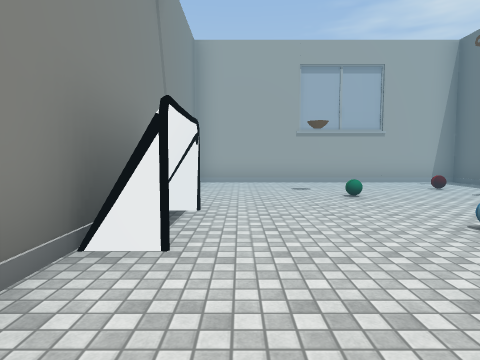
[1] (above)

15 first-person views from a walk through a Unity game level. The camera is 1.4 m above the floor, tilts 4° down and sees 75° across. The floor is counted in squares, 2 m on a side. Each view is taken from the middle of a square. On the plan, view 1 faces up. The plan holds only what a view shows up to about 10 squares ahead; the rest is blank. The player character is not drawn. Some surface patterns are stand-ins.

[2]
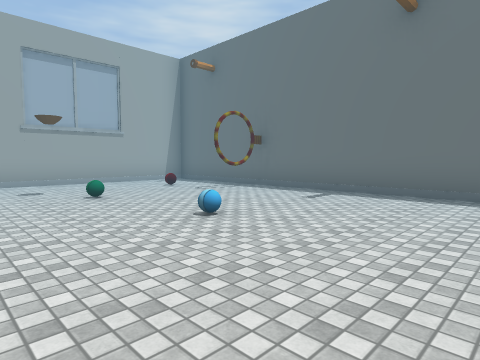

[3]
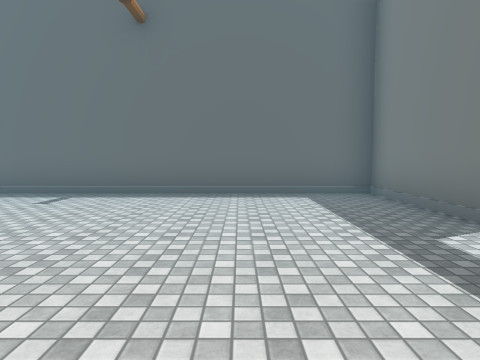

[4]
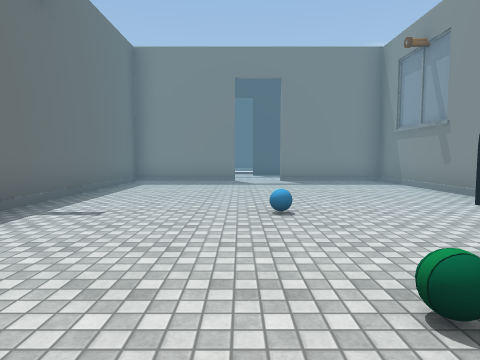

[5]
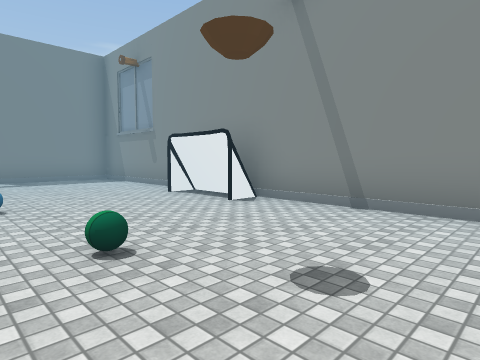

[6]
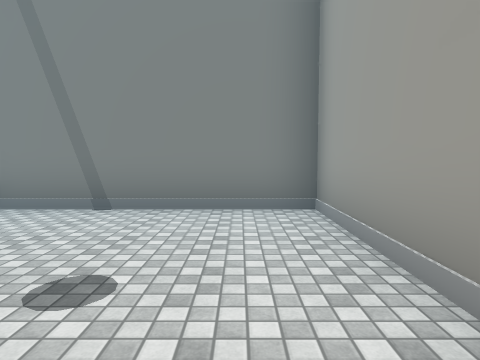

[7]
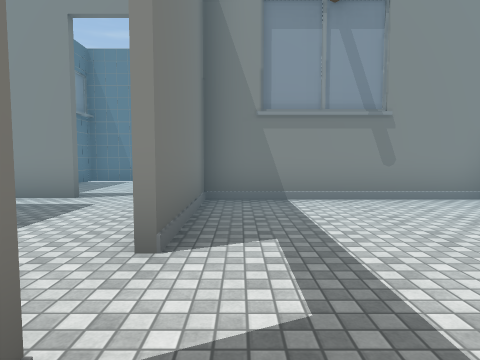

[8]
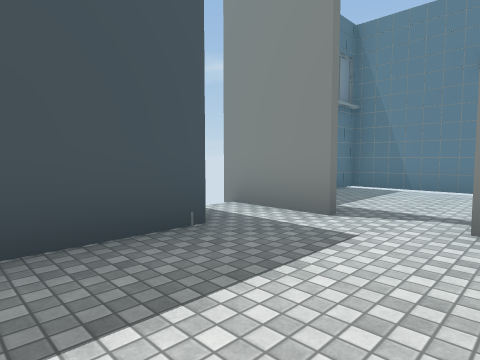

[9]
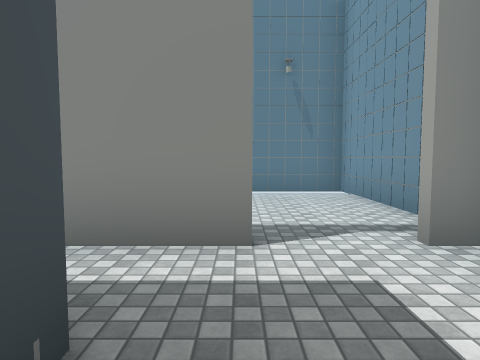

[10]
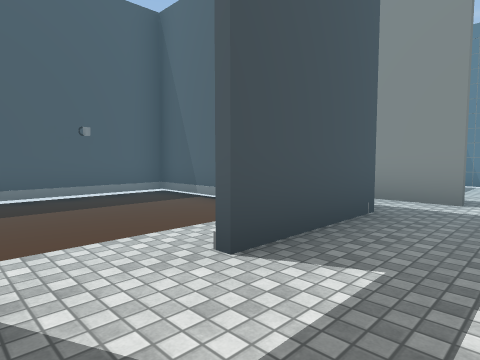

[11]
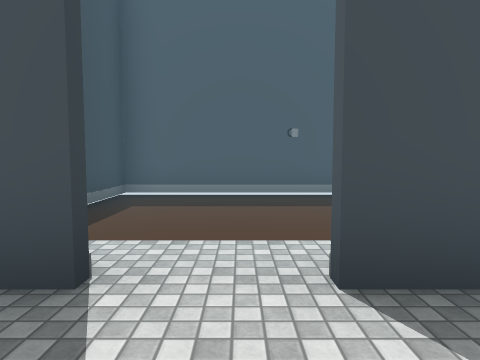

[12]
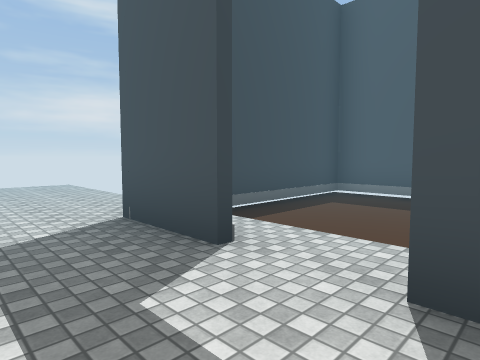

[13]
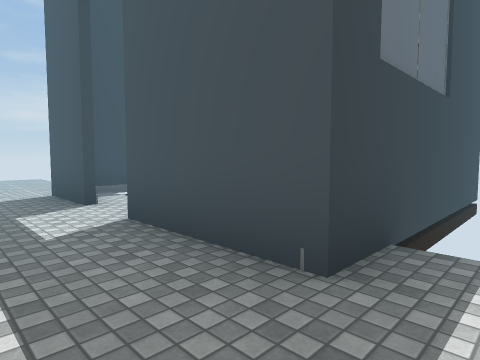

[14]
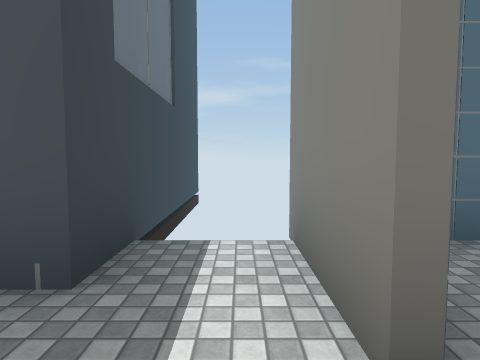

[15]
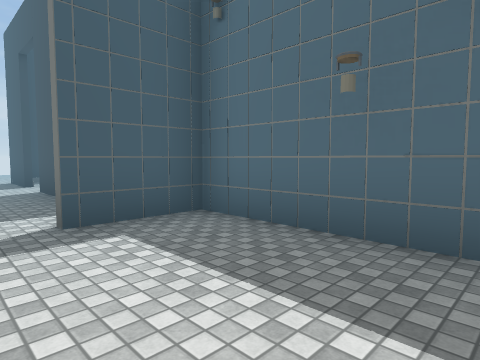

### Floor plan
Key: @ floor where view 1 was taken; # wall or solid block; . main floor; - floor 0.25 m lower than the main floor; O other object.
Columns run from 6 left of view 1 to 10 right of it. Each row starts with its distance up from view 1.
  9      ########
  8      #......#
  7      #....O.#
  6      #..O...#
  5      #......#
  4      #......#
  3      #..O...#
  2      #......#
  1      #......#
  0      #@.....#
 -1      #......#
 -2      #......#
 -3 ########..###
 -4 #............
 -5 #...#............
 -6 #...#.###.###....
 -7 ##### #-----#
 -8       #-----#
 -9       #-----#
-10       #-----#
-11       #######

Positions as (right, up) in squares from view 1, and headings:
1: (0, 0), facing up
2: (0, 0), facing up-right
3: (0, 0), facing right
4: (3, 7), facing down
5: (3, 8), facing down-left
6: (3, 8), facing left
7: (4, -2), facing left
8: (2, -3), facing down-left
9: (1, -5), facing left
10: (4, -4), facing down-left
11: (3, -4), facing down
12: (2, -4), facing down-right
13: (-1, -4), facing down-right
14: (-1, -4), facing down
15: (-5, -4), facing down-right
